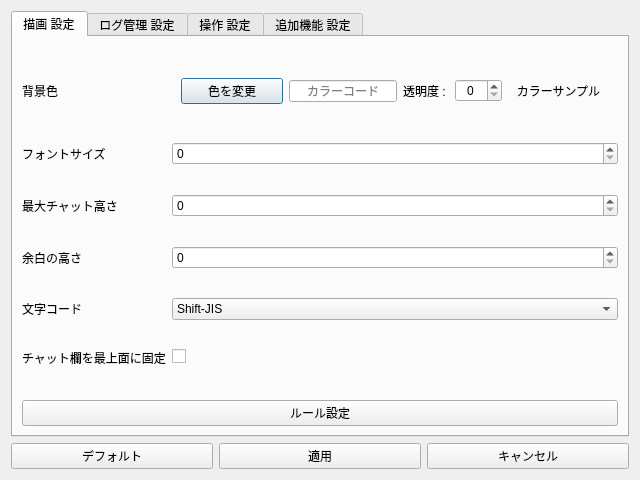
<?xml version="1.0" encoding="UTF-8"?>
<ui version="4.0">
 <class>SettingWindow</class>
 <widget class="QDialog" name="SettingWindow">
  <property name="geometry">
   <rect>
    <x>0</x>
    <y>0</y>
    <width>640</width>
    <height>480</height>
   </rect>
  </property>
  <property name="windowTitle">
   <string>Dialog</string>
  </property>
  <layout class="QVBoxLayout" name="verticalLayout">
   <item>
    <widget class="QTabWidget" name="tabWidget">
     <property name="tabPosition">
      <enum>QTabWidget::TabPosition::North</enum>
     </property>
     <property name="tabShape">
      <enum>QTabWidget::TabShape::Rounded</enum>
     </property>
     <property name="currentIndex">
      <number>0</number>
     </property>
     <property name="elideMode">
      <enum>Qt::TextElideMode::ElideNone</enum>
     </property>
     <property name="movable">
      <bool>false</bool>
     </property>
     <widget class="QWidget" name="tabDrawing">
      <attribute name="title">
       <string>描画 設定</string>
      </attribute>
      <layout class="QVBoxLayout" name="verticalLayout_2">
       <item>
        <layout class="QFormLayout" name="formLayout">
         <item row="0" column="0">
          <widget class="QLabel" name="drawingLabel_1">
           <property name="sizePolicy">
            <sizepolicy hsizetype="Preferred" vsizetype="Expanding">
             <horstretch>0</horstretch>
             <verstretch>0</verstretch>
            </sizepolicy>
           </property>
           <property name="text">
            <string>背景色</string>
           </property>
          </widget>
         </item>
         <item row="0" column="1">
          <widget class="QWidget" name="bgWidget" native="true">
           <property name="sizePolicy">
            <sizepolicy hsizetype="Preferred" vsizetype="Fixed">
             <horstretch>0</horstretch>
             <verstretch>0</verstretch>
            </sizepolicy>
           </property>
           <layout class="QHBoxLayout" name="horizontalLayout_2">
            <item>
             <widget class="QPushButton" name="btnBgColorSetting">
              <property name="sizePolicy">
               <sizepolicy hsizetype="Expanding" vsizetype="Fixed">
                <horstretch>0</horstretch>
                <verstretch>0</verstretch>
               </sizepolicy>
              </property>
              <property name="text">
               <string>色を変更</string>
              </property>
             </widget>
            </item>
            <item>
             <widget class="QLineEdit" name="inputBgColorCode">
              <property name="focusPolicy">
               <enum>Qt::FocusPolicy::NoFocus</enum>
              </property>
              <property name="alignment">
               <set>Qt::AlignmentFlag::AlignCenter</set>
              </property>
              <property name="readOnly">
               <bool>true</bool>
              </property>
              <property name="placeholderText">
               <string>カラーコード</string>
              </property>
             </widget>
            </item>
            <item>
             <widget class="QLabel" name="lblBgAlpha">
              <property name="text">
               <string>透明度 : </string>
              </property>
              <property name="alignment">
               <set>Qt::AlignmentFlag::AlignCenter</set>
              </property>
             </widget>
            </item>
            <item>
             <widget class="QSpinBox" name="inputBgAlpha">
              <property name="focusPolicy">
               <enum>Qt::FocusPolicy::NoFocus</enum>
              </property>
              <property name="alignment">
               <set>Qt::AlignmentFlag::AlignCenter</set>
              </property>
              <property name="maximum">
               <number>255</number>
              </property>
             </widget>
            </item>
            <item>
             <widget class="QLabel" name="lblBgColorSample">
              <property name="sizePolicy">
               <sizepolicy hsizetype="Expanding" vsizetype="Fixed">
                <horstretch>0</horstretch>
                <verstretch>0</verstretch>
               </sizepolicy>
              </property>
              <property name="text">
               <string>カラーサンプル</string>
              </property>
              <property name="alignment">
               <set>Qt::AlignmentFlag::AlignCenter</set>
              </property>
             </widget>
            </item>
           </layout>
          </widget>
         </item>
         <item row="1" column="0">
          <widget class="QLabel" name="drawingLabel_2">
           <property name="sizePolicy">
            <sizepolicy hsizetype="Preferred" vsizetype="Expanding">
             <horstretch>0</horstretch>
             <verstretch>0</verstretch>
            </sizepolicy>
           </property>
           <property name="text">
            <string>フォントサイズ</string>
           </property>
          </widget>
         </item>
         <item row="1" column="1">
          <widget class="QSpinBox" name="inputFontSize">
           <property name="minimum">
            <number>0</number>
           </property>
           <property name="maximum">
            <number>1000</number>
           </property>
          </widget>
         </item>
         <item row="2" column="0">
          <widget class="QLabel" name="drawingLabel_3">
           <property name="sizePolicy">
            <sizepolicy hsizetype="Preferred" vsizetype="Expanding">
             <horstretch>0</horstretch>
             <verstretch>0</verstretch>
            </sizepolicy>
           </property>
           <property name="text">
            <string>最大チャット高さ</string>
           </property>
          </widget>
         </item>
         <item row="2" column="1">
          <widget class="QSpinBox" name="inputMaxChatHeight">
           <property name="minimum">
            <number>0</number>
           </property>
           <property name="maximum">
            <number>1000</number>
           </property>
          </widget>
         </item>
         <item row="3" column="0">
          <widget class="QLabel" name="drawingLabel_4">
           <property name="sizePolicy">
            <sizepolicy hsizetype="Preferred" vsizetype="Expanding">
             <horstretch>0</horstretch>
             <verstretch>0</verstretch>
            </sizepolicy>
           </property>
           <property name="text">
            <string>余白の高さ</string>
           </property>
          </widget>
         </item>
         <item row="3" column="1">
          <widget class="QSpinBox" name="inputMarginHeight">
           <property name="minimum">
            <number>0</number>
           </property>
           <property name="maximum">
            <number>1000</number>
           </property>
          </widget>
         </item>
         <item row="4" column="0">
          <widget class="QLabel" name="drawingLabel_5">
           <property name="sizePolicy">
            <sizepolicy hsizetype="Preferred" vsizetype="Expanding">
             <horstretch>0</horstretch>
             <verstretch>0</verstretch>
            </sizepolicy>
           </property>
           <property name="text">
            <string>文字コード</string>
           </property>
          </widget>
         </item>
         <item row="5" column="0">
          <widget class="QLabel" name="drawingLabel_6">
           <property name="sizePolicy">
            <sizepolicy hsizetype="Preferred" vsizetype="Expanding">
             <horstretch>0</horstretch>
             <verstretch>0</verstretch>
            </sizepolicy>
           </property>
           <property name="text">
            <string>チャット欄を最上面に固定</string>
           </property>
          </widget>
         </item>
         <item row="5" column="1">
          <widget class="QCheckBox" name="inputAlwaysOnTop"/>
         </item>
         <item row="4" column="1">
          <widget class="QComboBox" name="inputEncoding">
           <item>
            <property name="text">
             <string>Shift-JIS</string>
            </property>
           </item>
           <item>
            <property name="text">
             <string>UTF-8</string>
            </property>
           </item>
          </widget>
         </item>
        </layout>
       </item>
       <item>
        <widget class="QPushButton" name="btnRuleSetting">
         <property name="text">
          <string>ルール設定</string>
         </property>
        </widget>
       </item>
      </layout>
     </widget>
     <widget class="QWidget" name="tabLog">
      <attribute name="title">
       <string>ログ管理 設定</string>
      </attribute>
      <layout class="QVBoxLayout" name="verticalLayout_3">
       <item>
        <layout class="QFormLayout" name="formLayout_2">
         <item row="0" column="0">
          <widget class="QLabel" name="lblLog_1">
           <property name="sizePolicy">
            <sizepolicy hsizetype="Preferred" vsizetype="Expanding">
             <horstretch>0</horstretch>
             <verstretch>0</verstretch>
            </sizepolicy>
           </property>
           <property name="text">
            <string>タイムアウト (秒)</string>
           </property>
          </widget>
         </item>
         <item row="0" column="1">
          <widget class="QSpinBox" name="inputTimeoutSec">
           <property name="maximum">
            <number>1000</number>
           </property>
          </widget>
         </item>
         <item row="1" column="0">
          <widget class="QLabel" name="lblLog_2">
           <property name="sizePolicy">
            <sizepolicy hsizetype="Preferred" vsizetype="Expanding">
             <horstretch>0</horstretch>
             <verstretch>0</verstretch>
            </sizepolicy>
           </property>
           <property name="text">
            <string>最大ログ数 (閲覧モード時)</string>
           </property>
          </widget>
         </item>
         <item row="1" column="1">
          <widget class="QSpinBox" name="inputMaxLogLines">
           <property name="maximum">
            <number>1000</number>
           </property>
          </widget>
         </item>
         <item row="2" column="0">
          <widget class="QLabel" name="lblLog_3">
           <property name="sizePolicy">
            <sizepolicy hsizetype="Preferred" vsizetype="Expanding">
             <horstretch>0</horstretch>
             <verstretch>0</verstretch>
            </sizepolicy>
           </property>
           <property name="text">
            <string>ログ更新間隔 (ms)</string>
           </property>
          </widget>
         </item>
         <item row="2" column="1">
          <widget class="QSpinBox" name="inputLogUpdateInterval">
           <property name="minimum">
            <number>10</number>
           </property>
           <property name="maximum">
            <number>100000</number>
           </property>
          </widget>
         </item>
         <item row="3" column="0">
          <widget class="QLabel" name="lblLog_4">
           <property name="sizePolicy">
            <sizepolicy hsizetype="Preferred" vsizetype="Expanding">
             <horstretch>0</horstretch>
             <verstretch>0</verstretch>
            </sizepolicy>
           </property>
           <property name="text">
            <string>フェードアウト間隔 (ms)</string>
           </property>
          </widget>
         </item>
         <item row="3" column="1">
          <widget class="QSpinBox" name="inputFadeInterval">
           <property name="minimum">
            <number>10</number>
           </property>
           <property name="maximum">
            <number>100000</number>
           </property>
          </widget>
         </item>
         <item row="4" column="0">
          <widget class="QLabel" name="lblLog_5">
           <property name="sizePolicy">
            <sizepolicy hsizetype="Preferred" vsizetype="Expanding">
             <horstretch>0</horstretch>
             <verstretch>0</verstretch>
            </sizepolicy>
           </property>
           <property name="text">
            <string>透過減少量</string>
           </property>
          </widget>
         </item>
         <item row="4" column="1">
          <widget class="QDoubleSpinBox" name="inputFadeStep">
           <property name="maximum">
            <double>1.000000000000000</double>
           </property>
           <property name="singleStep">
            <double>0.010000000000000</double>
           </property>
          </widget>
         </item>
         <item row="5" column="0">
          <widget class="QLabel" name="lblLog_6">
           <property name="text">
            <string>チャット接頭辞</string>
           </property>
          </widget>
         </item>
         <item row="5" column="1">
          <widget class="QLineEdit" name="inputChatPrefix"/>
         </item>
        </layout>
       </item>
       <item>
        <widget class="QPushButton" name="btnTimeoutSetting">
         <property name="text">
          <string>個別タイムアウト設定</string>
         </property>
        </widget>
       </item>
      </layout>
     </widget>
     <widget class="QWidget" name="tabControl">
      <attribute name="title">
       <string>操作 設定</string>
      </attribute>
      <layout class="QVBoxLayout" name="verticalLayout_4">
       <item>
        <layout class="QFormLayout" name="formLayout_3">
         <item row="0" column="0">
          <widget class="QLabel" name="lblControl_1">
           <property name="sizePolicy">
            <sizepolicy hsizetype="Preferred" vsizetype="Expanding">
             <horstretch>0</horstretch>
             <verstretch>0</verstretch>
            </sizepolicy>
           </property>
           <property name="text">
            <string>表示モード切替キー</string>
           </property>
          </widget>
         </item>
         <item row="1" column="0">
          <widget class="QLabel" name="lblControl_2">
           <property name="sizePolicy">
            <sizepolicy hsizetype="Preferred" vsizetype="Expanding">
             <horstretch>0</horstretch>
             <verstretch>0</verstretch>
            </sizepolicy>
           </property>
           <property name="text">
            <string>タイトル画面キー</string>
           </property>
          </widget>
         </item>
         <item row="0" column="1">
          <widget class="QKeySequenceEdit" name="inputToggleViewKey">
           <property name="maximumSequenceLength">
            <longLong>1</longLong>
           </property>
          </widget>
         </item>
         <item row="1" column="1">
          <widget class="QKeySequenceEdit" name="inputTitleScreenKey">
           <property name="maximumSequenceLength">
            <longLong>1</longLong>
           </property>
          </widget>
         </item>
         <item row="2" column="0">
          <widget class="QLabel" name="lblControl_3">
           <property name="text">
            <string>起動時にタイトル画面をスキップ</string>
           </property>
          </widget>
         </item>
         <item row="2" column="1">
          <widget class="QCheckBox" name="inputSkipTitle"/>
         </item>
        </layout>
       </item>
      </layout>
     </widget>
     <widget class="QWidget" name="tabAddon">
      <attribute name="title">
       <string>追加機能 設定</string>
      </attribute>
      <layout class="QVBoxLayout" name="verticalLayout_5">
       <item>
        <layout class="QFormLayout" name="formLayout_4">
         <item row="0" column="0">
          <widget class="QLabel" name="lblAddon_1">
           <property name="sizePolicy">
            <sizepolicy hsizetype="Preferred" vsizetype="Expanding">
             <horstretch>0</horstretch>
             <verstretch>0</verstretch>
            </sizepolicy>
           </property>
           <property name="text">
            <string>チャット時刻の表示</string>
           </property>
          </widget>
         </item>
         <item row="0" column="1">
          <widget class="QComboBox" name="inputShowTimestamp">
           <item>
            <property name="text">
             <string>非表示</string>
            </property>
           </item>
           <item>
            <property name="text">
             <string>時：分</string>
            </property>
           </item>
           <item>
            <property name="text">
             <string>時：分：秒</string>
            </property>
           </item>
          </widget>
         </item>
         <item row="1" column="0">
          <widget class="QLabel" name="lblAddon_2">
           <property name="sizePolicy">
            <sizepolicy hsizetype="Preferred" vsizetype="Expanding">
             <horstretch>0</horstretch>
             <verstretch>0</verstretch>
            </sizepolicy>
           </property>
           <property name="text">
            <string>PosReord</string>
           </property>
          </widget>
         </item>
         <item row="1" column="1">
          <widget class="QCheckBox" name="inputPosRecord"/>
         </item>
         <item row="2" column="0">
          <widget class="QLabel" name="lblAddon_3">
           <property name="sizePolicy">
            <sizepolicy hsizetype="Preferred" vsizetype="Expanding">
             <horstretch>0</horstretch>
             <verstretch>0</verstretch>
            </sizepolicy>
           </property>
           <property name="text">
            <string>MiningRecord</string>
           </property>
          </widget>
         </item>
         <item row="2" column="1">
          <widget class="QCheckBox" name="inputMiningRecord"/>
         </item>
         <item row="3" column="0">
          <widget class="QLabel" name="lblAddon_4">
           <property name="sizePolicy">
            <sizepolicy hsizetype="Preferred" vsizetype="Expanding">
             <horstretch>0</horstretch>
             <verstretch>0</verstretch>
            </sizepolicy>
           </property>
           <property name="text">
            <string>採掘目標 (0=オフ)</string>
           </property>
          </widget>
         </item>
         <item row="3" column="1">
          <widget class="QSpinBox" name="inputMiningTarget">
           <property name="maximum">
            <number>1000000</number>
           </property>
          </widget>
         </item>
         <item row="4" column="0">
          <widget class="QLabel" name="lblAddon_5">
           <property name="sizePolicy">
            <sizepolicy hsizetype="Preferred" vsizetype="Expanding">
             <horstretch>0</horstretch>
             <verstretch>0</verstretch>
            </sizepolicy>
           </property>
           <property name="text">
            <string>最小ペース計測間隔 (分)</string>
           </property>
          </widget>
         </item>
         <item row="4" column="1">
          <widget class="QSpinBox" name="inputMiningPaceInterval">
           <property name="maximum">
            <number>1000</number>
           </property>
          </widget>
         </item>
        </layout>
       </item>
      </layout>
     </widget>
    </widget>
   </item>
   <item>
    <layout class="QHBoxLayout" name="horizontalLayout">
     <item>
      <widget class="QPushButton" name="btnDefault">
       <property name="text">
        <string>デフォルト</string>
       </property>
      </widget>
     </item>
     <item>
      <widget class="QPushButton" name="btnApply">
       <property name="text">
        <string>適用</string>
       </property>
      </widget>
     </item>
     <item>
      <widget class="QPushButton" name="btnCancel">
       <property name="text">
        <string>キャンセル</string>
       </property>
      </widget>
     </item>
    </layout>
   </item>
  </layout>
 </widget>
 <resources/>
 <connections/>
</ui>
